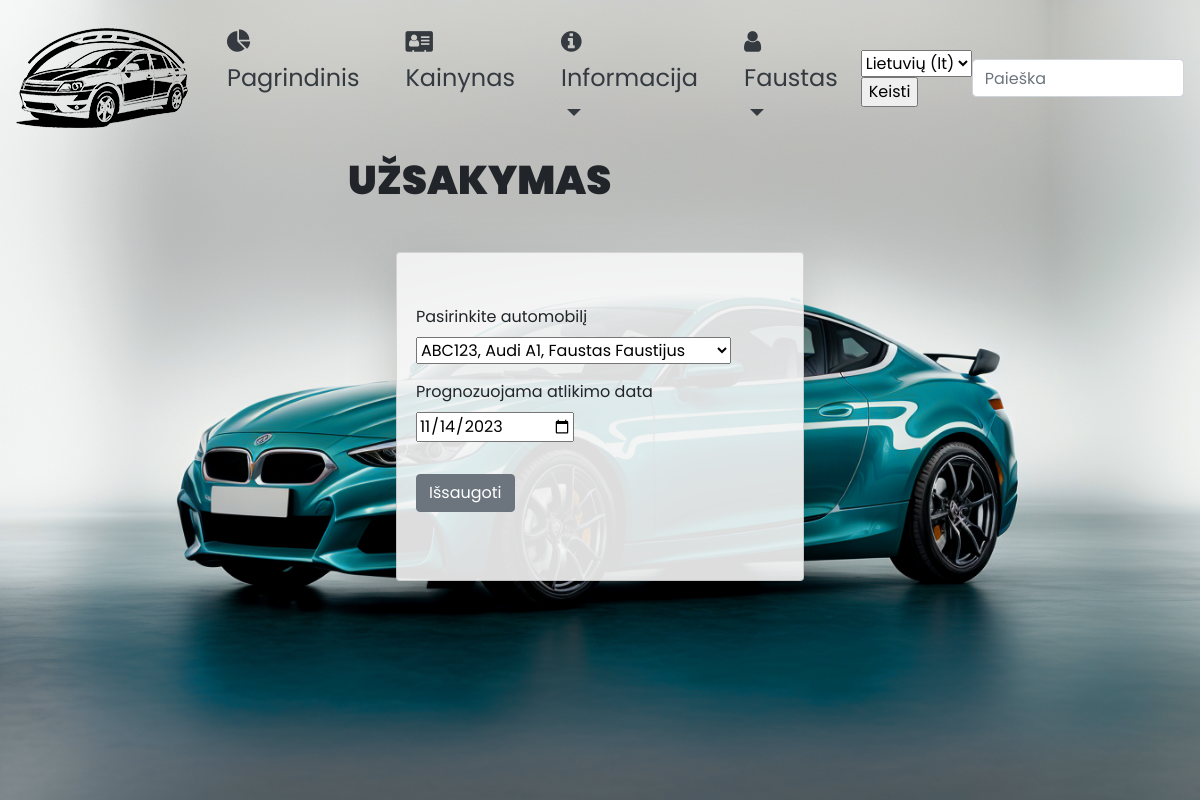
Page /autoservisas/uzsakymai/1/update (signed in) on the earlier database version.
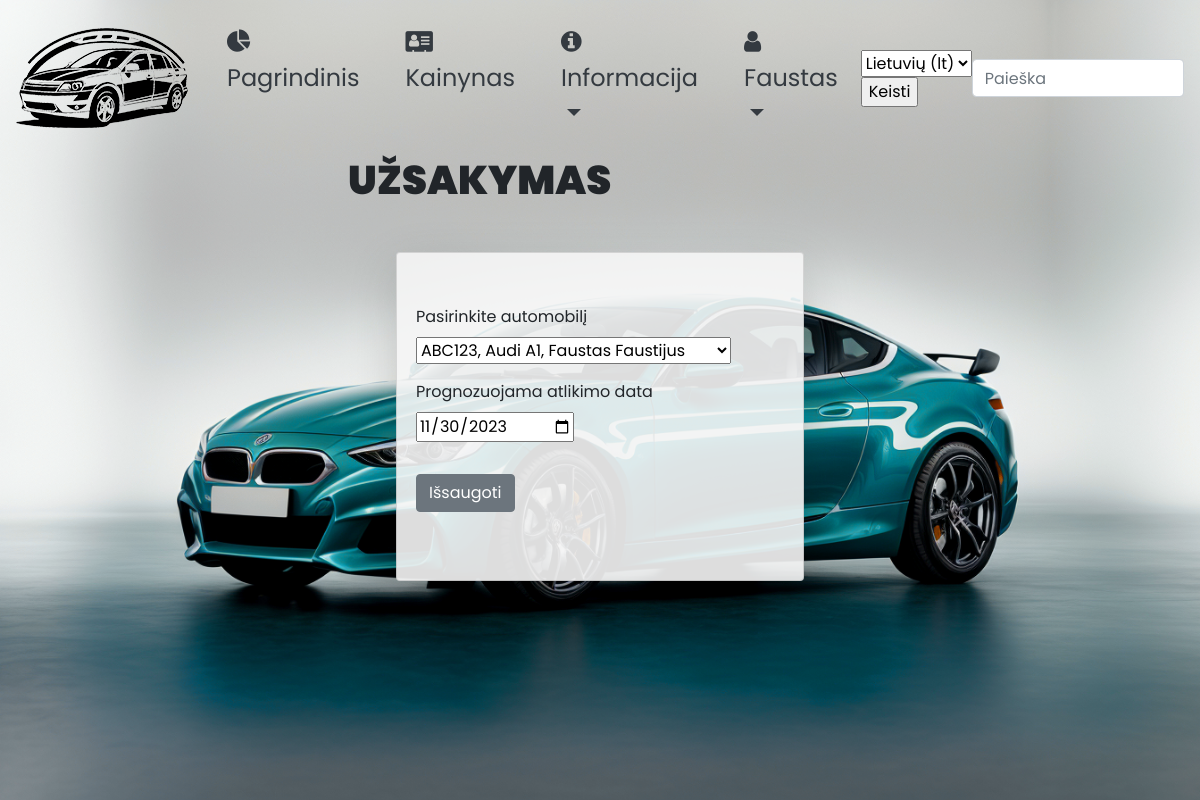
Same page on the later database version.
### autoservisas/models.py (models this page shows, shortened)
class Uzsakymas(models.Model):
    data = models.DateField(_('Order date'), default=date.today, null=False)
    automobilis_id = models.ForeignKey('Automobilis', verbose_name=_('Information'),
                                       on_delete=models.CASCADE, null=False, related_name='auto_statusas')
    UZSAKYMO_STATUSAS = (
        ('l', _('Waiting for car')),
        ('a', _('Car under maintenance')),
        ('u', _('Order completed')),
        ('x', _('Order cancelled')),
    )
    statusas = models.CharField(max_length=1, choices=UZSAKYMO_STATUSAS, default='l', null=False, help_text=_('Status'))
    vartotojas = models.ForeignKey(User, on_delete=models.SET_NULL, null=True, blank=True)
    grazinimo_terminas = models.DateField(_('Order completion date'), null=True, blank=True)
    class Meta:
        verbose_name = _('Order')
        verbose_name_plural = _('Orders')

### autoservisas/views.py (the view, shortened to what this page needs)
# urls.py: path('uzsakymai/<int:pk>/update', views.UzsakymasUpdateView.as_view(), name='uzsakymas_update'),
class UzsakymasUpdateView(LoginRequiredMixin, UserPassesTestMixin, generic.UpdateView):
    model = Uzsakymas
    success_url = "/autoservisas/manouzsakymai/"
    template_name = 'uzsakymo_forma.html'
    form_class = UzsakymasCreateForm
    def test_func(self):
        uzsakymas = self.get_object()
        return self.request.user == uzsakymas.vartotojas

### autoservisas/forms.py
class UzsakymasCreateForm(forms.ModelForm):
    class Meta:
        model = Uzsakymas
        fields = ['vartotojas', 'automobilis_id', 'grazinimo_terminas']
        widgets = {'vartotojas': forms.HiddenInput(), 'grazinimo_terminas': DateInput()}

### autoservisas/models.py (called while the page is built)
    def __str__(self):
        return f'{self.marke} {self.modelis}'

    def __str__(self):
        return f'{self.valstybinis_nr}, {self.automobilio_modelis_id}, {self.klientas}'

### autoservisas/templates/uzsakymo_forma.html (shortened to what this page needs)
{% extends "base.html" %}
{% load crispy_forms_tags %}
{% load i18n %}
{% block content %}
<h1 class="text-uppercase h1p">{% trans 'Order' %}</h1>
<div class="card shadow-lg p-1 m-5 rounded" style="background-color: rgba(245, 245, 245, 0.9);">
    <div class="container justify-content-center my-5">
        <form method="POST" action="" enctype="multipart/form-data">
        <fieldset class="form-group">
        <div id="div_id_automobilis_id" class="form-group">
            <label class="">{% trans 'Choose a car' %}</label>
            <div>
                {{ form.automobilis_id }}
            </div>
        </div>
        <div id="div_id_grazinimo_terminas" class="form-group">
            <label class="">{% trans 'Choose order completion date' %}</label>
            <div>
                {{ form.grazinimo_terminas }}
            </div>
        </div>
        </fieldset>
        <div class="form-group">
            <button type="submit" class="btn btn-secondary btn-md register-button">{% trans 'Save' %}</button>
        </div>
    </form>
    </div>
</div>
{% endblock %}

Differences in the rows shown:
changed Uzsakymas "ABC123, Audi A1, Faustas Faustijus": grazinimo_terminas "11/14/2023" → "11/30/2023"
